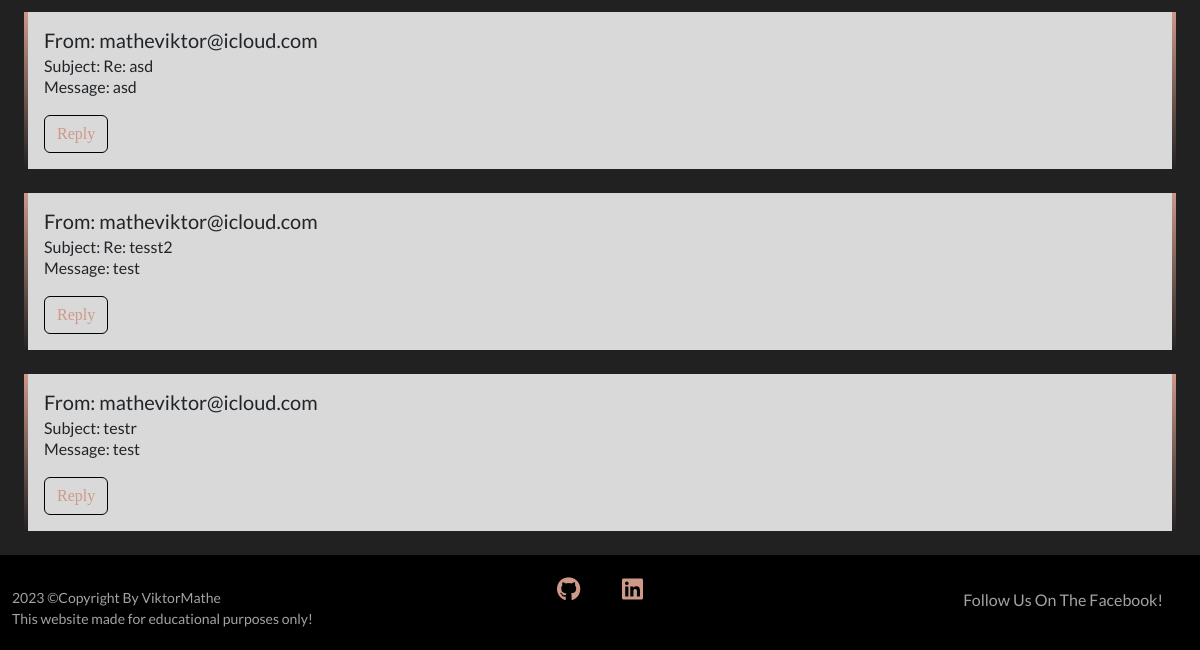
/contact_us/messages/ (signed in, lower part), run on an earlier commit of the app's database.
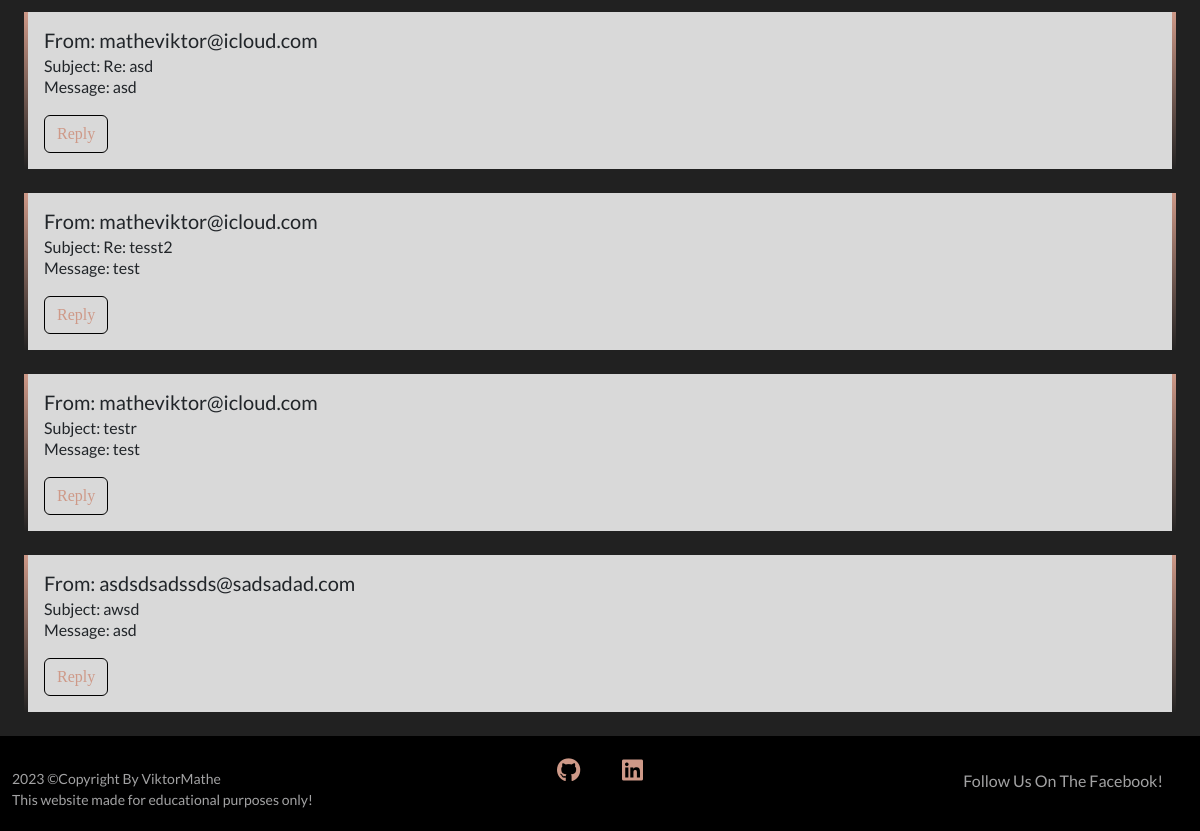
And on a later commit of the database.
### contactus/models.py (models this page shows, shortened)
class Contact_us(models.Model):
    phone_number = models.CharField(
        max_length=20, null=True, blank=True)
    email = models.EmailField()
    subject = models.CharField(max_length=254)
    message = models.TextField()

### contactus/views.py (the view)
# urls.py: path('messages/', views.contact_messages, name='messages'),
@login_required
def contact_messages(request):
    contact_messages = Contact_us.objects.filter()
    context = {'contact_messages': contact_messages}
    template = 'messages.html'
    return render(request, template, context)

### bag/context.py (called while the page is built, shortened)
def bag_contents(request):
    bag_contents = []
    total = 0
    cake_count = 0
    bag = request.session.get('bag', {})
    if total < settings.FREE_DELIVERY:
        delivery_fee = total * Decimal(settings.DELIVERY_PERCENTAGE/100)
        free_delivery_delta = settings.FREE_DELIVERY - total
    else:
        delivery_fee = 0
        free_delivery_delta = 0
    order_total = delivery_fee + total
    context = {
        'bag_contents': bag_contents,
        'total': total,
        'cake_count': cake_count,
        'delivery_fee': delivery_fee,
        'free_delivery': settings.FREE_DELIVERY,
        'free_delivery_delta': free_delivery_delta,
        'order_total': order_total,
    }
    return context

### contactus/templates/messages.html (shortened to what this page needs)
{% extends 'base.html' %}
{% load static %}
{% block content %}
{% for message in contact_messages %}
<div class="card  m-4">
  <div class="card-body silver-bg">
    <h5 class="card-title">From: {{ message.email }}</h5>
    <h6 class="card-subtitle">Subject: {{ message.subject }}</h6>
    <p class="card-text">Message: {{ message.message }}</p>
    <a href="{% url 'reply' message.id %}" class="card-link btn text border border-black rounded-2">Reply</a>
  </div>
</div>
{% endfor %}
{% endblock %}

### templates/base.html (shortened to what this page needs)
{% load static %}
<!doctype html>
<html lang="en">
<head>
  <link rel="stylesheet" href="https://cdn.jsdelivr.net/npm/bootstrap@5.3.0-alpha1/dist/css/bootstrap.min.css">
  <link rel="stylesheet" href="{% static 'css/base.css' %}">
</head>
<body>
  <main>
    {% block content %}
    {% endblock %}
  </main>
  <div class="container-fluid mt-3 bg-black">
    <div class="row footer">
      <div class="col pt-3">
        <small class="silver-text float-start mt-3">2023 &copy;Copyright By ViktorMathe
          <br>
          This website made for educational purposes only!
        </small>
      </div>
      <div class="col text-center pt-3">
        <a href="https://github.com/ViktorMathe/roxys-cakes" target="_blank" aria-label="Check out my Github Page"
          class="social"><i class="text fab fa-github"></i></a>
        <a href="https://www.linkedin.com/in/viktor-mathe-23a3b1231/" target="_blank"
          aria-label="Check out my LinkedIn Profile" class="social"><i class="text fab fa-linkedin"></i></a>
      </div>
      <div class="col px-0 m-0">
        <a href="https://www.facebook.com/profile.php?id=100090725342238" target="_blank"
          class="facebook btn silver-text pt-3 float-end text-end mt-md-3">Follow Us On The Facebook!</a>
      </div>
    </div>
  </div>
</body>
</html>

### static/css/base.css (style rules this page uses)
html { height: 100%; }
body { background: url('/media/macaron_background.png') fixed center center no-repeat; background-size: cover; height: calc(100vh - 164px); font-family: 'Lato', sans-serif; }
main { position: relative; min-height: calc(100vh - 164px); }
.silver-text { color: #a2a2a3; }
.silver-bg { background-color: #d9d9d9; }
.card { border-width: 4px; border-style: solid; border-top: none; border-bottom: none; border-image: linear-gradient(to bottom, #ce9988, #212121) 1 100%; }
.text { color: #ce9988; font-family: Italic; }
.footer { width: 100%; height: 95px; }
.social { margin: 3%; padding: 8px; font-size: x-large; align-items: center; }
.border-black { border: 1px solid black !important; }

What changed in the data, as far as the page shows it:
added Contact_us: email "asdsdsadssds@sadsadad.com", subject "awsd", message "asd"
